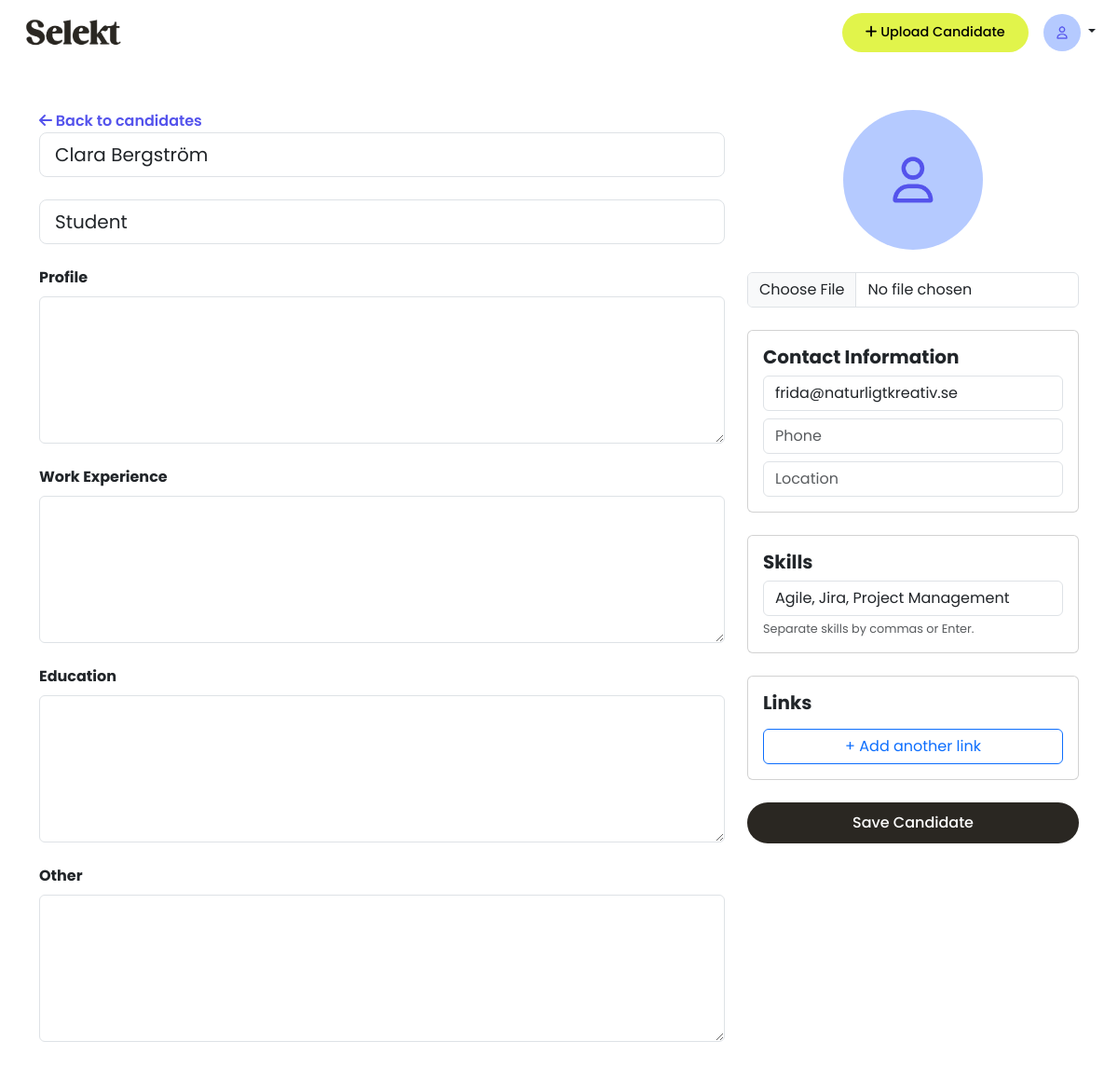
Page /candidates/11/edit/ (signed in) on the earlier database version.
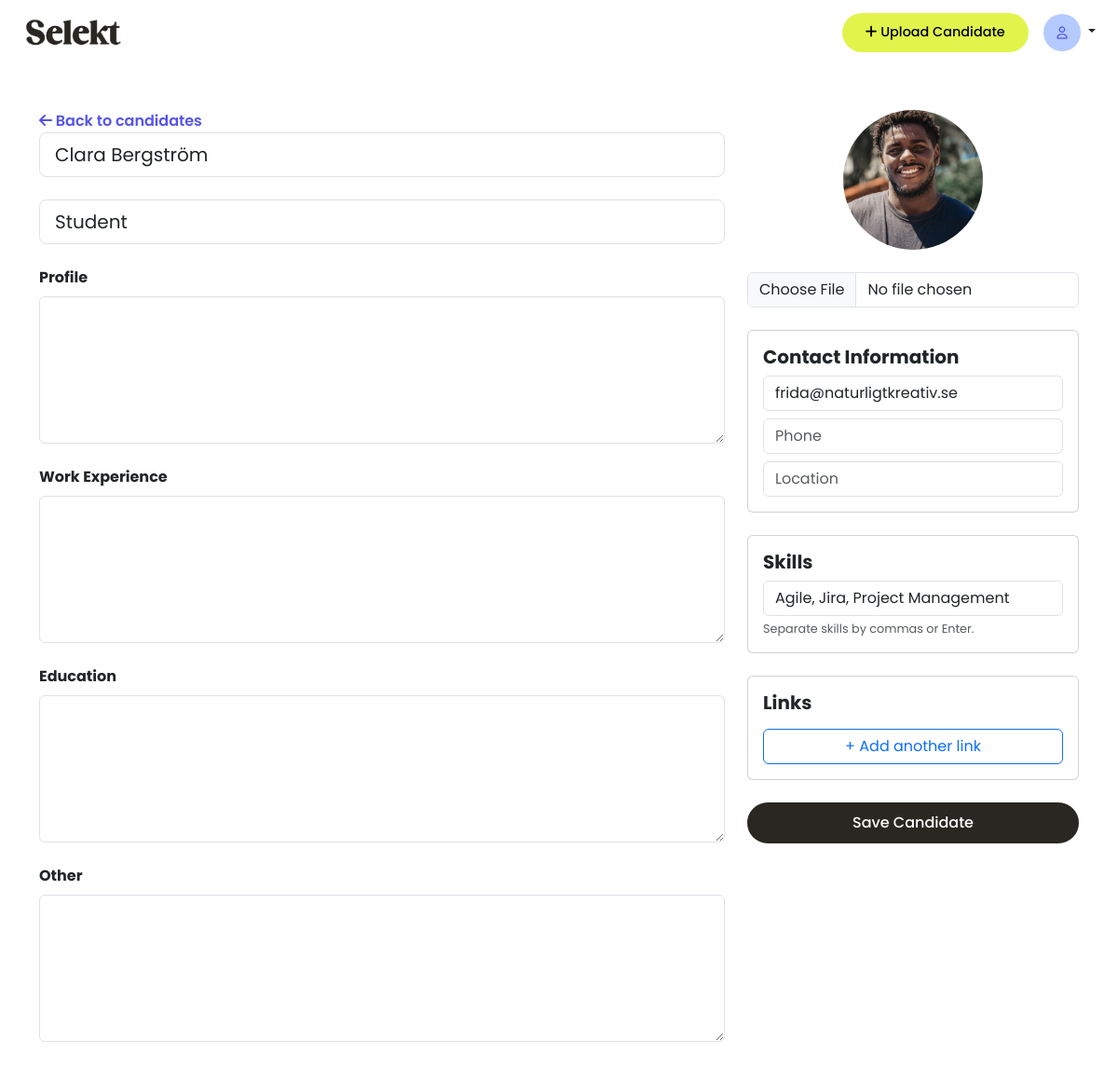
Same page on the later database version.
### candidates/models.py (models this page shows, shortened)
class Candidate(models.Model):
    user = models.ForeignKey(User, on_delete=models.CASCADE)
    name = models.CharField(max_length=100)
    email = models.EmailField()
    phone_number = models.CharField(max_length=20, blank=True)
    job_title = models.CharField(max_length=100, blank=True)
    profile_summary = models.TextField(blank=True)
    work_experience = models.TextField(blank=True)
    education = models.TextField(blank=True)
    location = models.CharField(max_length=100, blank=True)
    links = models.CharField(max_length=255, blank=True, help_text="e.g. LinkedIn, GitHub URLs")
    profile_image = models.ImageField(upload_to='profile_images/', blank=True, null=True)
    other = models.TextField(blank=True)
    notes = models.TextField(blank=True)
    top_skills = models.CharField(
        max_length=255,
        blank=True,
        help_text="Write top skills separated by commas (e.g. Communication, Leadership, SQL)"
    )
    uploaded_at = models.DateTimeField(auto_now_add=True)

### candidates/views.py (the view, shortened to what this page needs)
# urls.py: path('<int:pk>/edit/', views.CandidateUpdateView.as_view(), name='candidate_edit'),
class CandidateUpdateView(UpdateView):
    model = Candidate
    fields = [
            'name', 'email', 'phone_number', 'job_title', 'profile_summary',
            'work_experience', 'education', 'location', 'links',
            'profile_image', 'other', 'notes', 'top_skills'
    ]
    template_name = 'candidate-form.html'
    def get_object(self, queryset=None):
        obj = super().get_object(queryset)
        if obj.user != self.request.user:
            raise Http404("This candidate does not belong to you.")
        return obj

### templates/candidate-form.html (shortened to what this page needs)
{% extends 'base.html' %}
{% load static %}
{% block content %}
<div class="container py-5">
  <form method="post" enctype="multipart/form-data">
    <div class="row">
      <div class="col-md-8">
        <a href="{% url 'dashboard' %}" class="base-link"><i class="fa-solid fa-arrow-left"></i> Back to candidates</a>
        <div class="mb-4">
          <input type="text" name="name" class="form-control form-control-lg" placeholder="Name" value="{{ form.name.value|default_if_none:'' }}">
        </div>
        <div class="mb-4">
          <input type="text" name="job_title" class="form-control form-control-lg" placeholder="Job Title" value="{{ form.job_title.value|default_if_none:'' }}">
        </div>
        <div class="mb-4">
          <label class="form-label fw-bold">Profile</label>
          <textarea id="profile_summary" name="profile_summary" class="form-control wysiwyg" rows="6">{{ form.profile_summary.value|default_if_none:'' }}</textarea>
        </div>
        <div class="mb-4">
          <label class="form-label fw-bold">Work Experience</label>
          <textarea id="work_experience" name="work_experience" class="form-control wysiwyg" rows="6">{{ form.work_experience.value|default_if_none:'' }}</textarea>
        </div>
        <div class="mb-4">
          <label class="form-label fw-bold">Education</label>
          <textarea id="education" name="education" class="form-control wysiwyg" rows="6">{{ form.education.value|default_if_none:'' }}</textarea>
        </div>
        <div class="mb-4">
          <label class="form-label fw-bold">Other</label>
          <textarea id="other" name="other" class="form-control wysiwyg" rows="6">{{ form.other.value|default_if_none:'' }}</textarea>
        </div>
      </div>
      <div class="col-md-4">
        <div class="text-center mb-4">
          {% if form.instance.profile_image %}
            <img src="{{ form.instance.profile_image.url }}" class="rounded-circle mb-3" style="width: 150px; height: 150px; object-fit: cover;">
          {% else %}
            <img src="{% static 'media/images/user-pic.png' %}" class="rounded-circle mb-3" style="width: 150px; height: 150px; object-fit: cover;">
          {% endif %}
          <input type="file" name="profile_image" class="form-control mt-2">
        </div>
        <div class="card p-3 mb-4">
          <h5 class="card-title fw-bold">Contact Information</h5>
          <input type="email" name="email" class="form-control mb-2" placeholder="Email" value="{{ form.email.value|default_if_none:'' }}">
          <input type="text" name="phone_number" class="form-control mb-2" placeholder="Phone" value="{{ form.phone_number.value|default_if_none:'' }}">
          <input type="text" name="location" class="form-control" placeholder="Location" value="{{ form.location.value|default_if_none:'' }}">
        </div>
        <div class="card p-3 mb-4">
          <h5 class="card-title fw-bold">Skills</h5>
          <input id="top_skills" name="top_skills" class="form-control" value="{{ form.top_skills.value|default_if_none:'' }}">
          <small class="text-muted mt-1 d-block">Separate skills by commas or Enter.</small>
        </div>
        <div class="card p-3 mb-4">
          <h5 class="card-title fw-bold">Links</h5>
            <button type="button" class="btn btn-outline-primary mt-2" onclick="addLinkRow()">+ Add another link</button>
          </div>
        <div class="d-grid">
          <button type="submit" class="btn button-base scn-button">Save Candidate</button>
        </div>
      </div>
    </div>
  </form>
</div>
{% endblock %}

Differences in the rows shown:
changed Candidate "Clara Bergström": instance.profile_image: picture added
